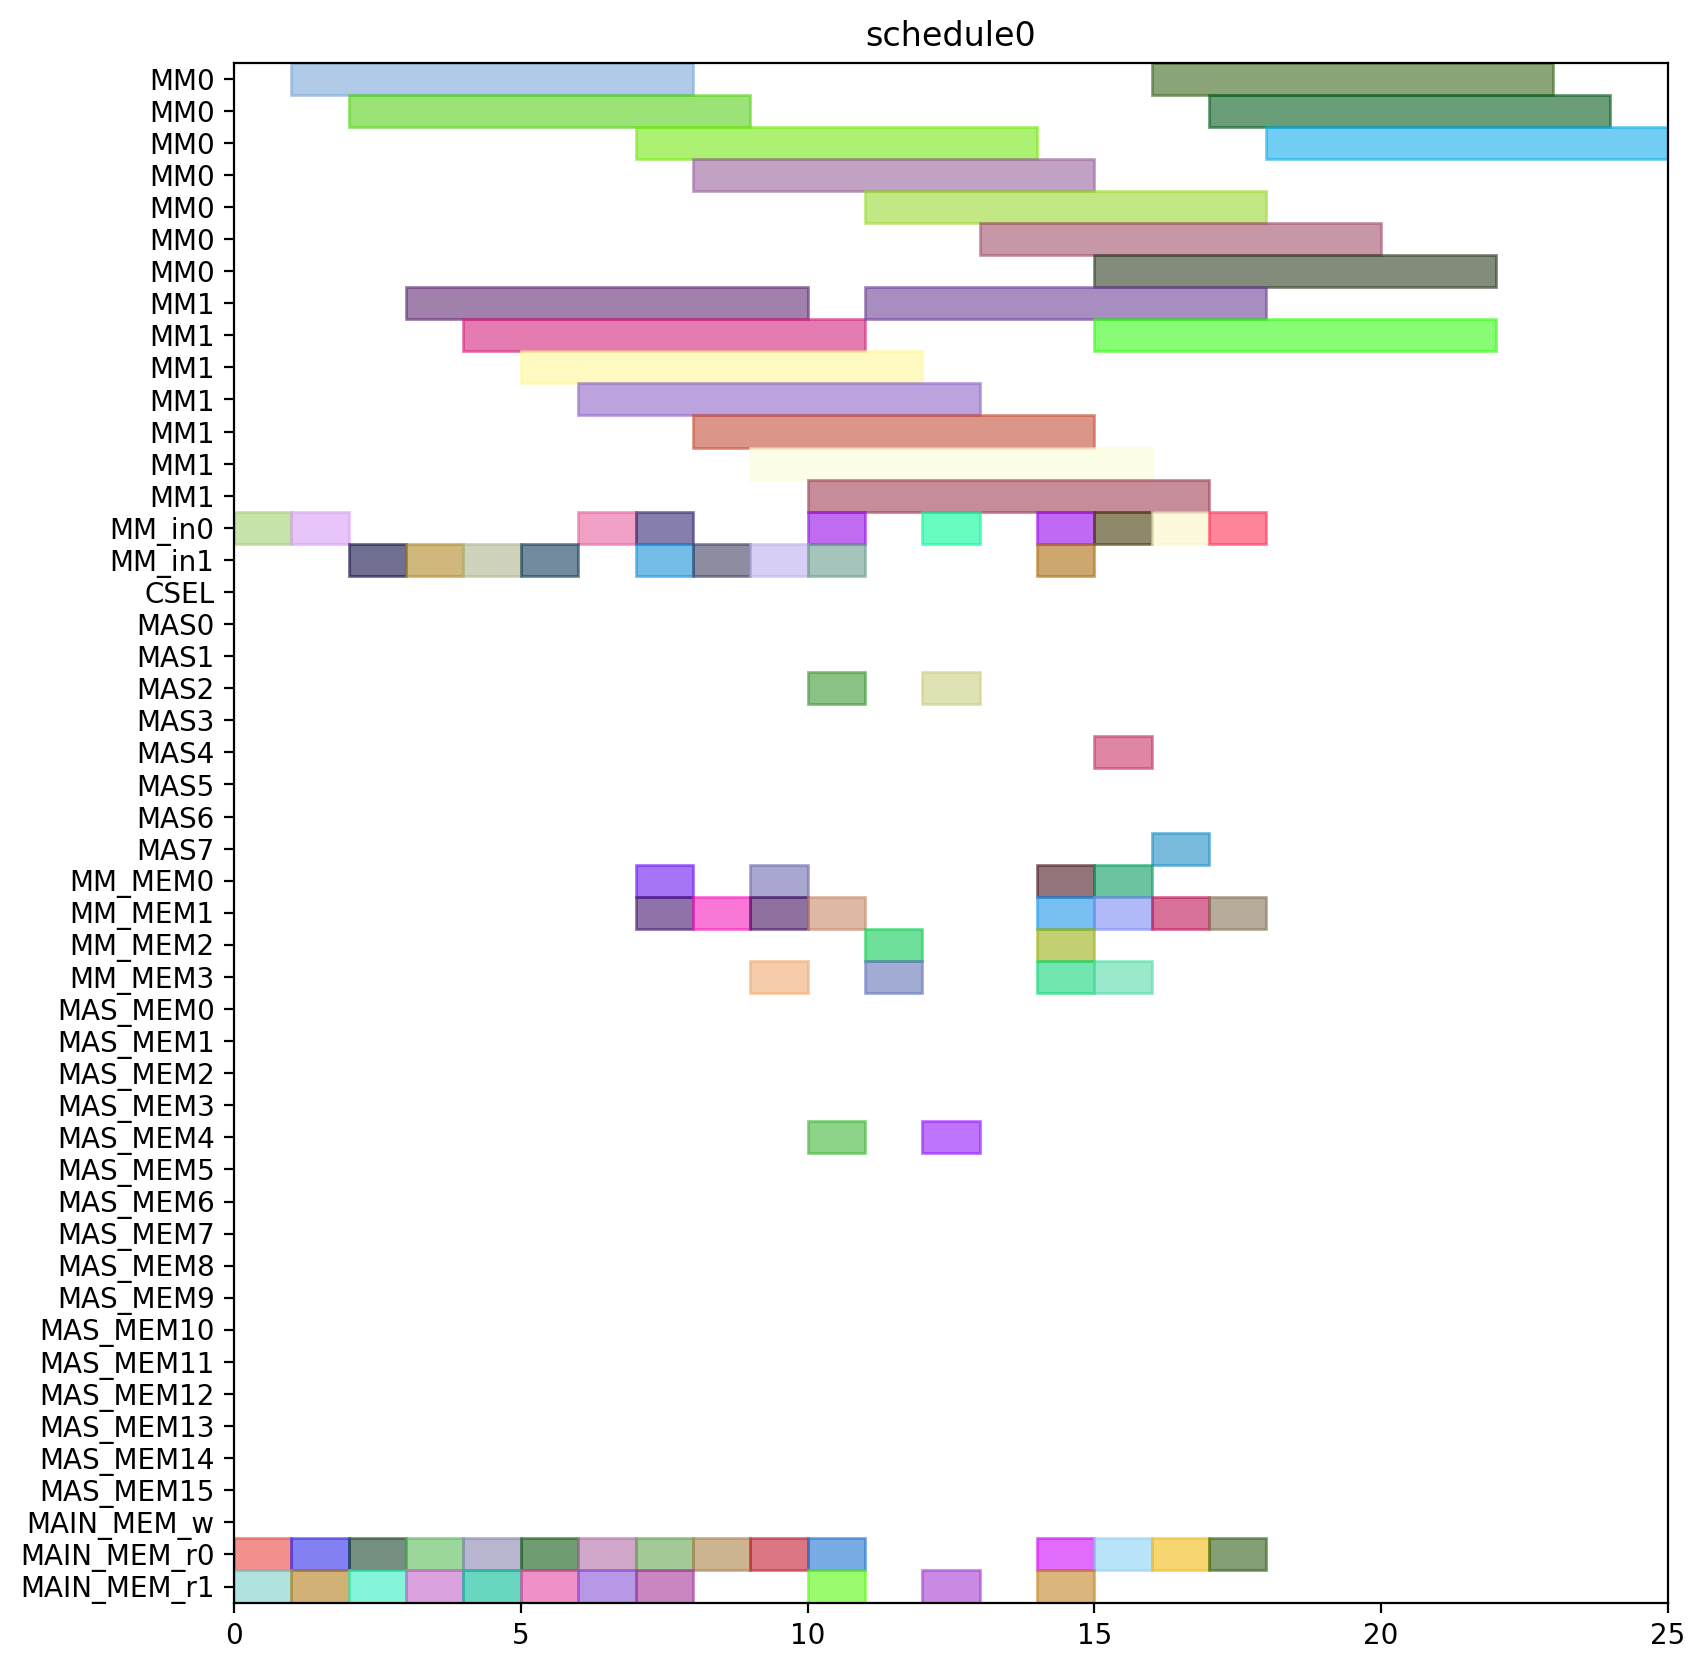

Here is the Python script that generated this plot:
from pyschedule import Scenario, solvers, plotters, alt


def solve():
	horizon = 120
	S = Scenario("schedule0", horizon=horizon)

	# resource
	MM = S.Resources('MM', num=2, size=7)
	MM_in = S.Resources('MM_in', num=2)
	CSEL = S.Resource('CSEL')
	MAS = S.Resources('MAS', num=8, size=1, periods=range(1, horizon))
	MM_MEM = S.Resources('MM_MEM', num=4)
	MAS_MEM = S.Resources('MAS_MEM', num=16)
	MAIN_MEM_w = S.Resource('MAIN_MEM_w', size=1)
	MAIN_MEM_r = S.Resources('MAIN_MEM_r', num=2)

	# result of previous scheduling

	# new tasks
	Z_exp2 = S.Task('Z_exp2', length=7, delay_cost=1)
	Z_exp2 += alt(MM)
	Z_exp2_in = S.Task('Z_exp2_in', length=1, delay_cost=1)
	Z_exp2_in += alt(MM_in)
	S += Z_exp2_in*MM_in[0]<=Z_exp2*MM[0]
	S += Z_exp2_in*MM_in[1]<=Z_exp2*MM[1]
	Z_exp2_mem0 = S.Task('Z_exp2_mem0', length=1, delay_cost=1)
	Z_exp2_mem0 += MAIN_MEM_r[0]
	S += Z_exp2_mem0 <= Z_exp2

	Z_exp2_mem1 = S.Task('Z_exp2_mem1', length=1, delay_cost=1)
	Z_exp2_mem1 += MAIN_MEM_r[1]
	S += Z_exp2_mem1 <= Z_exp2

	NX0 = S.Task('NX0', length=7, delay_cost=1)
	NX0 += alt(MM)
	NX0_in = S.Task('NX0_in', length=1, delay_cost=1)
	NX0_in += alt(MM_in)
	S += NX0_in*MM_in[0]<=NX0*MM[0]
	S += NX0_in*MM_in[1]<=NX0*MM[1]
	NX0_mem0 = S.Task('NX0_mem0', length=1, delay_cost=1)
	NX0_mem0 += MAIN_MEM_r[0]
	S += NX0_mem0 <= NX0

	NX0_mem1 = S.Task('NX0_mem1', length=1, delay_cost=1)
	NX0_mem1 += MAIN_MEM_r[1]
	S += NX0_mem1 <= NX0

	k0_10_Z1 = S.Task('k0_10_Z1', length=7, delay_cost=1)
	k0_10_Z1 += alt(MM)
	k0_10_Z1_in = S.Task('k0_10_Z1_in', length=1, delay_cost=1)
	k0_10_Z1_in += alt(MM_in)
	S += k0_10_Z1_in*MM_in[0]<=k0_10_Z1*MM[0]
	S += k0_10_Z1_in*MM_in[1]<=k0_10_Z1*MM[1]
	k0_10_Z1_mem0 = S.Task('k0_10_Z1_mem0', length=1, delay_cost=1)
	k0_10_Z1_mem0 += MAIN_MEM_r[0]
	S += k0_10_Z1_mem0 <= k0_10_Z1

	k0_10_Z1_mem1 = S.Task('k0_10_Z1_mem1', length=1, delay_cost=1)
	k0_10_Z1_mem1 += MAIN_MEM_r[1]
	S += k0_10_Z1_mem1 <= k0_10_Z1

	DX0 = S.Task('DX0', length=7, delay_cost=1)
	DX0 += alt(MM)
	DX0_in = S.Task('DX0_in', length=1, delay_cost=1)
	DX0_in += alt(MM_in)
	S += DX0_in*MM_in[0]<=DX0*MM[0]
	S += DX0_in*MM_in[1]<=DX0*MM[1]
	DX0_mem0 = S.Task('DX0_mem0', length=1, delay_cost=1)
	DX0_mem0 += MAIN_MEM_r[0]
	S += DX0_mem0 <= DX0

	DX0_mem1 = S.Task('DX0_mem1', length=1, delay_cost=1)
	DX0_mem1 += MAIN_MEM_r[1]
	S += DX0_mem1 <= DX0

	NY0 = S.Task('NY0', length=7, delay_cost=1)
	NY0 += alt(MM)
	NY0_in = S.Task('NY0_in', length=1, delay_cost=1)
	NY0_in += alt(MM_in)
	S += NY0_in*MM_in[0]<=NY0*MM[0]
	S += NY0_in*MM_in[1]<=NY0*MM[1]
	NY0_mem0 = S.Task('NY0_mem0', length=1, delay_cost=1)
	NY0_mem0 += MAIN_MEM_r[0]
	S += NY0_mem0 <= NY0

	NY0_mem1 = S.Task('NY0_mem1', length=1, delay_cost=1)
	NY0_mem1 += MAIN_MEM_r[1]
	S += NY0_mem1 <= NY0

	k2_14_Z1 = S.Task('k2_14_Z1', length=7, delay_cost=1)
	k2_14_Z1 += alt(MM)
	k2_14_Z1_in = S.Task('k2_14_Z1_in', length=1, delay_cost=1)
	k2_14_Z1_in += alt(MM_in)
	S += k2_14_Z1_in*MM_in[0]<=k2_14_Z1*MM[0]
	S += k2_14_Z1_in*MM_in[1]<=k2_14_Z1*MM[1]
	k2_14_Z1_mem0 = S.Task('k2_14_Z1_mem0', length=1, delay_cost=1)
	k2_14_Z1_mem0 += MAIN_MEM_r[0]
	S += k2_14_Z1_mem0 <= k2_14_Z1

	k2_14_Z1_mem1 = S.Task('k2_14_Z1_mem1', length=1, delay_cost=1)
	k2_14_Z1_mem1 += MAIN_MEM_r[1]
	S += k2_14_Z1_mem1 <= k2_14_Z1

	DY0 = S.Task('DY0', length=7, delay_cost=1)
	DY0 += alt(MM)
	DY0_in = S.Task('DY0_in', length=1, delay_cost=1)
	DY0_in += alt(MM_in)
	S += DY0_in*MM_in[0]<=DY0*MM[0]
	S += DY0_in*MM_in[1]<=DY0*MM[1]
	DY0_mem0 = S.Task('DY0_mem0', length=1, delay_cost=1)
	DY0_mem0 += MAIN_MEM_r[0]
	S += DY0_mem0 <= DY0

	DY0_mem1 = S.Task('DY0_mem1', length=1, delay_cost=1)
	DY0_mem1 += MAIN_MEM_r[1]
	S += DY0_mem1 <= DY0

	Z_exp3 = S.Task('Z_exp3', length=7, delay_cost=1)
	Z_exp3 += alt(MM)
	Z_exp3_in = S.Task('Z_exp3_in', length=1, delay_cost=1)
	Z_exp3_in += alt(MM_in)
	S += Z_exp3_in*MM_in[0]<=Z_exp3*MM[0]
	S += Z_exp3_in*MM_in[1]<=Z_exp3*MM[1]
	Z_exp3_mem0 = S.Task('Z_exp3_mem0', length=1, delay_cost=1)
	Z_exp3_mem0 += alt(MM_MEM)
	S += (Z_exp2*MM[0])-1 < Z_exp3_mem0*MM_MEM[0]
	S += (Z_exp2*MM[1])-1 < Z_exp3_mem0*MM_MEM[2]
	S += Z_exp3_mem0 <= Z_exp3

	Z_exp3_mem1 = S.Task('Z_exp3_mem1', length=1, delay_cost=1)
	Z_exp3_mem1 += MAIN_MEM_r[1]
	S += Z_exp3_mem1 <= Z_exp3

	NX1_ = S.Task('NX1_', length=1, delay_cost=1)
	NX1_ += alt(MAS)
	NX1__mem0 = S.Task('NX1__mem0', length=1, delay_cost=1)
	NX1__mem0 += alt(MM_MEM)
	S += (NX0*MM[0])-1 < NX1__mem0*MM_MEM[0]
	S += (NX0*MM[1])-1 < NX1__mem0*MM_MEM[2]
	S += NX1__mem0 <= NX1_

	NX1__mem1 = S.Task('NX1__mem1', length=1, delay_cost=1)
	NX1__mem1 += alt(MM_MEM)
	S += (k0_10_Z1*MM[0])-1 < NX1__mem1*MM_MEM[1]
	S += (k0_10_Z1*MM[1])-1 < NX1__mem1*MM_MEM[3]
	S += NX1__mem1 <= NX1_

	k0_9_Z2 = S.Task('k0_9_Z2', length=7, delay_cost=1)
	k0_9_Z2 += alt(MM)
	k0_9_Z2_in = S.Task('k0_9_Z2_in', length=1, delay_cost=1)
	k0_9_Z2_in += alt(MM_in)
	S += k0_9_Z2_in*MM_in[0]<=k0_9_Z2*MM[0]
	S += k0_9_Z2_in*MM_in[1]<=k0_9_Z2*MM[1]
	k0_9_Z2_mem0 = S.Task('k0_9_Z2_mem0', length=1, delay_cost=1)
	k0_9_Z2_mem0 += MAIN_MEM_r[0]
	S += k0_9_Z2_mem0 <= k0_9_Z2

	k0_9_Z2_mem1 = S.Task('k0_9_Z2_mem1', length=1, delay_cost=1)
	k0_9_Z2_mem1 += alt(MM_MEM)
	S += (Z_exp2*MM[0])-1 < k0_9_Z2_mem1*MM_MEM[1]
	S += (Z_exp2*MM[1])-1 < k0_9_Z2_mem1*MM_MEM[3]
	S += k0_9_Z2_mem1 <= k0_9_Z2

	k1_9_Z2 = S.Task('k1_9_Z2', length=7, delay_cost=1)
	k1_9_Z2 += alt(MM)
	k1_9_Z2_in = S.Task('k1_9_Z2_in', length=1, delay_cost=1)
	k1_9_Z2_in += alt(MM_in)
	S += k1_9_Z2_in*MM_in[0]<=k1_9_Z2*MM[0]
	S += k1_9_Z2_in*MM_in[1]<=k1_9_Z2*MM[1]
	k1_9_Z2_mem0 = S.Task('k1_9_Z2_mem0', length=1, delay_cost=1)
	k1_9_Z2_mem0 += MAIN_MEM_r[0]
	S += k1_9_Z2_mem0 <= k1_9_Z2

	k1_9_Z2_mem1 = S.Task('k1_9_Z2_mem1', length=1, delay_cost=1)
	k1_9_Z2_mem1 += alt(MM_MEM)
	S += (Z_exp2*MM[0])-1 < k1_9_Z2_mem1*MM_MEM[1]
	S += (Z_exp2*MM[1])-1 < k1_9_Z2_mem1*MM_MEM[3]
	S += k1_9_Z2_mem1 <= k1_9_Z2

	NY1_ = S.Task('NY1_', length=1, delay_cost=1)
	NY1_ += alt(MAS)
	NY1__mem0 = S.Task('NY1__mem0', length=1, delay_cost=1)
	NY1__mem0 += alt(MM_MEM)
	S += (NY0*MM[0])-1 < NY1__mem0*MM_MEM[0]
	S += (NY0*MM[1])-1 < NY1__mem0*MM_MEM[2]
	S += NY1__mem0 <= NY1_

	NY1__mem1 = S.Task('NY1__mem1', length=1, delay_cost=1)
	NY1__mem1 += alt(MM_MEM)
	S += (k2_14_Z1*MM[0])-1 < NY1__mem1*MM_MEM[1]
	S += (k2_14_Z1*MM[1])-1 < NY1__mem1*MM_MEM[3]
	S += NY1__mem1 <= NY1_

	k2_13_Z2 = S.Task('k2_13_Z2', length=7, delay_cost=1)
	k2_13_Z2 += alt(MM)
	k2_13_Z2_in = S.Task('k2_13_Z2_in', length=1, delay_cost=1)
	k2_13_Z2_in += alt(MM_in)
	S += k2_13_Z2_in*MM_in[0]<=k2_13_Z2*MM[0]
	S += k2_13_Z2_in*MM_in[1]<=k2_13_Z2*MM[1]
	k2_13_Z2_mem0 = S.Task('k2_13_Z2_mem0', length=1, delay_cost=1)
	k2_13_Z2_mem0 += MAIN_MEM_r[0]
	S += k2_13_Z2_mem0 <= k2_13_Z2

	k2_13_Z2_mem1 = S.Task('k2_13_Z2_mem1', length=1, delay_cost=1)
	k2_13_Z2_mem1 += alt(MM_MEM)
	S += (Z_exp2*MM[0])-1 < k2_13_Z2_mem1*MM_MEM[1]
	S += (Z_exp2*MM[1])-1 < k2_13_Z2_mem1*MM_MEM[3]
	S += k2_13_Z2_mem1 <= k2_13_Z2

	k3_14_Z2 = S.Task('k3_14_Z2', length=7, delay_cost=1)
	k3_14_Z2 += alt(MM)
	k3_14_Z2_in = S.Task('k3_14_Z2_in', length=1, delay_cost=1)
	k3_14_Z2_in += alt(MM_in)
	S += k3_14_Z2_in*MM_in[0]<=k3_14_Z2*MM[0]
	S += k3_14_Z2_in*MM_in[1]<=k3_14_Z2*MM[1]
	k3_14_Z2_mem0 = S.Task('k3_14_Z2_mem0', length=1, delay_cost=1)
	k3_14_Z2_mem0 += MAIN_MEM_r[0]
	S += k3_14_Z2_mem0 <= k3_14_Z2

	k3_14_Z2_mem1 = S.Task('k3_14_Z2_mem1', length=1, delay_cost=1)
	k3_14_Z2_mem1 += alt(MM_MEM)
	S += (Z_exp2*MM[0])-1 < k3_14_Z2_mem1*MM_MEM[1]
	S += (Z_exp2*MM[1])-1 < k3_14_Z2_mem1*MM_MEM[3]
	S += k3_14_Z2_mem1 <= k3_14_Z2

	Z_exp4 = S.Task('Z_exp4', length=7, delay_cost=1)
	Z_exp4 += alt(MM)
	Z_exp4_in = S.Task('Z_exp4_in', length=1, delay_cost=1)
	Z_exp4_in += alt(MM_in)
	S += Z_exp4_in*MM_in[0]<=Z_exp4*MM[0]
	S += Z_exp4_in*MM_in[1]<=Z_exp4*MM[1]
	Z_exp4_mem0 = S.Task('Z_exp4_mem0', length=1, delay_cost=1)
	Z_exp4_mem0 += alt(MM_MEM)
	S += (Z_exp3*MM[0])-1 < Z_exp4_mem0*MM_MEM[0]
	S += (Z_exp3*MM[1])-1 < Z_exp4_mem0*MM_MEM[2]
	S += Z_exp4_mem0 <= Z_exp4

	Z_exp4_mem1 = S.Task('Z_exp4_mem1', length=1, delay_cost=1)
	Z_exp4_mem1 += MAIN_MEM_r[1]
	S += Z_exp4_mem1 <= Z_exp4

	NX1 = S.Task('NX1', length=7, delay_cost=1)
	NX1 += alt(MM)
	NX1_in = S.Task('NX1_in', length=1, delay_cost=1)
	NX1_in += alt(MM_in)
	S += NX1_in*MM_in[0]<=NX1*MM[0]
	S += NX1_in*MM_in[1]<=NX1*MM[1]
	NX1_mem0 = S.Task('NX1_mem0', length=1, delay_cost=1)
	NX1_mem0 += alt(MAS_MEM)
	S += (NX1_*MAS[0])-1 < NX1_mem0*MAS_MEM[0]
	S += (NX1_*MAS[1])-1 < NX1_mem0*MAS_MEM[2]
	S += (NX1_*MAS[2])-1 < NX1_mem0*MAS_MEM[4]
	S += (NX1_*MAS[3])-1 < NX1_mem0*MAS_MEM[6]
	S += (NX1_*MAS[4])-1 < NX1_mem0*MAS_MEM[8]
	S += (NX1_*MAS[5])-1 < NX1_mem0*MAS_MEM[10]
	S += (NX1_*MAS[6])-1 < NX1_mem0*MAS_MEM[12]
	S += (NX1_*MAS[7])-1 < NX1_mem0*MAS_MEM[14]
	S += NX1_mem0 <= NX1

	NX1_mem1 = S.Task('NX1_mem1', length=1, delay_cost=1)
	NX1_mem1 += MAIN_MEM_r[1]
	S += NX1_mem1 <= NX1

	k0_8_Z3 = S.Task('k0_8_Z3', length=7, delay_cost=1)
	k0_8_Z3 += alt(MM)
	k0_8_Z3_in = S.Task('k0_8_Z3_in', length=1, delay_cost=1)
	k0_8_Z3_in += alt(MM_in)
	S += k0_8_Z3_in*MM_in[0]<=k0_8_Z3*MM[0]
	S += k0_8_Z3_in*MM_in[1]<=k0_8_Z3*MM[1]
	k0_8_Z3_mem0 = S.Task('k0_8_Z3_mem0', length=1, delay_cost=1)
	k0_8_Z3_mem0 += MAIN_MEM_r[0]
	S += k0_8_Z3_mem0 <= k0_8_Z3

	k0_8_Z3_mem1 = S.Task('k0_8_Z3_mem1', length=1, delay_cost=1)
	k0_8_Z3_mem1 += alt(MM_MEM)
	S += (Z_exp3*MM[0])-1 < k0_8_Z3_mem1*MM_MEM[1]
	S += (Z_exp3*MM[1])-1 < k0_8_Z3_mem1*MM_MEM[3]
	S += k0_8_Z3_mem1 <= k0_8_Z3

	DX1_ = S.Task('DX1_', length=1, delay_cost=1)
	DX1_ += alt(MAS)
	DX1__mem0 = S.Task('DX1__mem0', length=1, delay_cost=1)
	DX1__mem0 += alt(MM_MEM)
	S += (DX0*MM[0])-1 < DX1__mem0*MM_MEM[0]
	S += (DX0*MM[1])-1 < DX1__mem0*MM_MEM[2]
	S += DX1__mem0 <= DX1_

	DX1__mem1 = S.Task('DX1__mem1', length=1, delay_cost=1)
	DX1__mem1 += alt(MM_MEM)
	S += (k1_9_Z2*MM[0])-1 < DX1__mem1*MM_MEM[1]
	S += (k1_9_Z2*MM[1])-1 < DX1__mem1*MM_MEM[3]
	S += DX1__mem1 <= DX1_

	k1_8_Z3 = S.Task('k1_8_Z3', length=7, delay_cost=1)
	k1_8_Z3 += alt(MM)
	k1_8_Z3_in = S.Task('k1_8_Z3_in', length=1, delay_cost=1)
	k1_8_Z3_in += alt(MM_in)
	S += k1_8_Z3_in*MM_in[0]<=k1_8_Z3*MM[0]
	S += k1_8_Z3_in*MM_in[1]<=k1_8_Z3*MM[1]
	k1_8_Z3_mem0 = S.Task('k1_8_Z3_mem0', length=1, delay_cost=1)
	k1_8_Z3_mem0 += MAIN_MEM_r[0]
	S += k1_8_Z3_mem0 <= k1_8_Z3

	k1_8_Z3_mem1 = S.Task('k1_8_Z3_mem1', length=1, delay_cost=1)
	k1_8_Z3_mem1 += alt(MM_MEM)
	S += (Z_exp3*MM[0])-1 < k1_8_Z3_mem1*MM_MEM[1]
	S += (Z_exp3*MM[1])-1 < k1_8_Z3_mem1*MM_MEM[3]
	S += k1_8_Z3_mem1 <= k1_8_Z3

	NY1 = S.Task('NY1', length=7, delay_cost=1)
	NY1 += alt(MM)
	NY1_in = S.Task('NY1_in', length=1, delay_cost=1)
	NY1_in += alt(MM_in)
	S += NY1_in*MM_in[0]<=NY1*MM[0]
	S += NY1_in*MM_in[1]<=NY1*MM[1]
	NY1_mem0 = S.Task('NY1_mem0', length=1, delay_cost=1)
	NY1_mem0 += alt(MAS_MEM)
	S += (NY1_*MAS[0])-1 < NY1_mem0*MAS_MEM[0]
	S += (NY1_*MAS[1])-1 < NY1_mem0*MAS_MEM[2]
	S += (NY1_*MAS[2])-1 < NY1_mem0*MAS_MEM[4]
	S += (NY1_*MAS[3])-1 < NY1_mem0*MAS_MEM[6]
	S += (NY1_*MAS[4])-1 < NY1_mem0*MAS_MEM[8]
	S += (NY1_*MAS[5])-1 < NY1_mem0*MAS_MEM[10]
	S += (NY1_*MAS[6])-1 < NY1_mem0*MAS_MEM[12]
	S += (NY1_*MAS[7])-1 < NY1_mem0*MAS_MEM[14]
	S += NY1_mem0 <= NY1

	NY1_mem1 = S.Task('NY1_mem1', length=1, delay_cost=1)
	NY1_mem1 += MAIN_MEM_r[1]
	S += NY1_mem1 <= NY1

	k2_12_Z3 = S.Task('k2_12_Z3', length=7, delay_cost=1)
	k2_12_Z3 += alt(MM)
	k2_12_Z3_in = S.Task('k2_12_Z3_in', length=1, delay_cost=1)
	k2_12_Z3_in += alt(MM_in)
	S += k2_12_Z3_in*MM_in[0]<=k2_12_Z3*MM[0]
	S += k2_12_Z3_in*MM_in[1]<=k2_12_Z3*MM[1]
	k2_12_Z3_mem0 = S.Task('k2_12_Z3_mem0', length=1, delay_cost=1)
	k2_12_Z3_mem0 += MAIN_MEM_r[0]
	S += k2_12_Z3_mem0 <= k2_12_Z3

	k2_12_Z3_mem1 = S.Task('k2_12_Z3_mem1', length=1, delay_cost=1)
	k2_12_Z3_mem1 += alt(MM_MEM)
	S += (Z_exp3*MM[0])-1 < k2_12_Z3_mem1*MM_MEM[1]
	S += (Z_exp3*MM[1])-1 < k2_12_Z3_mem1*MM_MEM[3]
	S += k2_12_Z3_mem1 <= k2_12_Z3

	DY1_ = S.Task('DY1_', length=1, delay_cost=1)
	DY1_ += alt(MAS)
	DY1__mem0 = S.Task('DY1__mem0', length=1, delay_cost=1)
	DY1__mem0 += alt(MM_MEM)
	S += (DY0*MM[0])-1 < DY1__mem0*MM_MEM[0]
	S += (DY0*MM[1])-1 < DY1__mem0*MM_MEM[2]
	S += DY1__mem0 <= DY1_

	DY1__mem1 = S.Task('DY1__mem1', length=1, delay_cost=1)
	DY1__mem1 += alt(MM_MEM)
	S += (k3_14_Z2*MM[0])-1 < DY1__mem1*MM_MEM[1]
	S += (k3_14_Z2*MM[1])-1 < DY1__mem1*MM_MEM[3]
	S += DY1__mem1 <= DY1_

	k3_13_Z3 = S.Task('k3_13_Z3', length=7, delay_cost=1)
	k3_13_Z3 += alt(MM)
	k3_13_Z3_in = S.Task('k3_13_Z3_in', length=1, delay_cost=1)
	k3_13_Z3_in += alt(MM_in)
	S += k3_13_Z3_in*MM_in[0]<=k3_13_Z3*MM[0]
	S += k3_13_Z3_in*MM_in[1]<=k3_13_Z3*MM[1]
	k3_13_Z3_mem0 = S.Task('k3_13_Z3_mem0', length=1, delay_cost=1)
	k3_13_Z3_mem0 += MAIN_MEM_r[0]
	S += k3_13_Z3_mem0 <= k3_13_Z3

	k3_13_Z3_mem1 = S.Task('k3_13_Z3_mem1', length=1, delay_cost=1)
	k3_13_Z3_mem1 += alt(MM_MEM)
	S += (Z_exp3*MM[0])-1 < k3_13_Z3_mem1*MM_MEM[1]
	S += (Z_exp3*MM[1])-1 < k3_13_Z3_mem1*MM_MEM[3]
	S += k3_13_Z3_mem1 <= k3_13_Z3

	solvers.mip.solve(S,msg=1,kind='CPLEX',ratio_gap=1.01)

	solution = [['hoge']*len(S.solution()[1]) for i in range(len(S.solution()))]
	for i in range(len(S.solution())):
		for j in range(len(S.solution()[i])):
			solution[i][j]=str(S.solution()[i][j])
	print(solution)

	cycles = int(solution[-1][3])

	pic_file_name = "/home/mfukuda/ABE/multiRAM_multiMAS_16mux/scheduling_result/stage7MM2_stage1MAS8/ISOGENY/schedule0.png"
	if(S.solution() != []):
		plotters.matplotlib.plot(S,img_filename=pic_file_name, show_task_labels=False, fig_size=(cycles*0.25+3, 10))

	return solution
